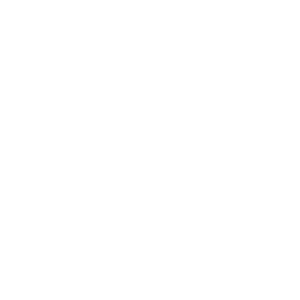
Frame 1 (no input)
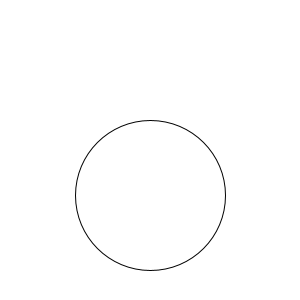
Frame 60 (the mouse pressed at the canvas centre just before this capture)
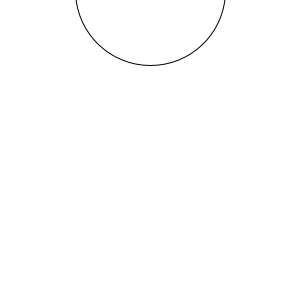
Frame 120 (the mouse held since frame 60 and released just before this capture)

The Processing sketch that drew these frames (run headless with seeded random() and noise(); from frame 60 on, the mouse is pressed at the canvas centre):

// Processing sketch: down
// ── down.pde
//variable
int x;

void setup()  {
  size (300, 300);
  x = -100;
} //---end of setup---

void draw()  {
  background(255);
  ellipse(150, x, 150, 150);
  x = x + 5;  
  if (x > 400) {
    x = -100;
  }
}
